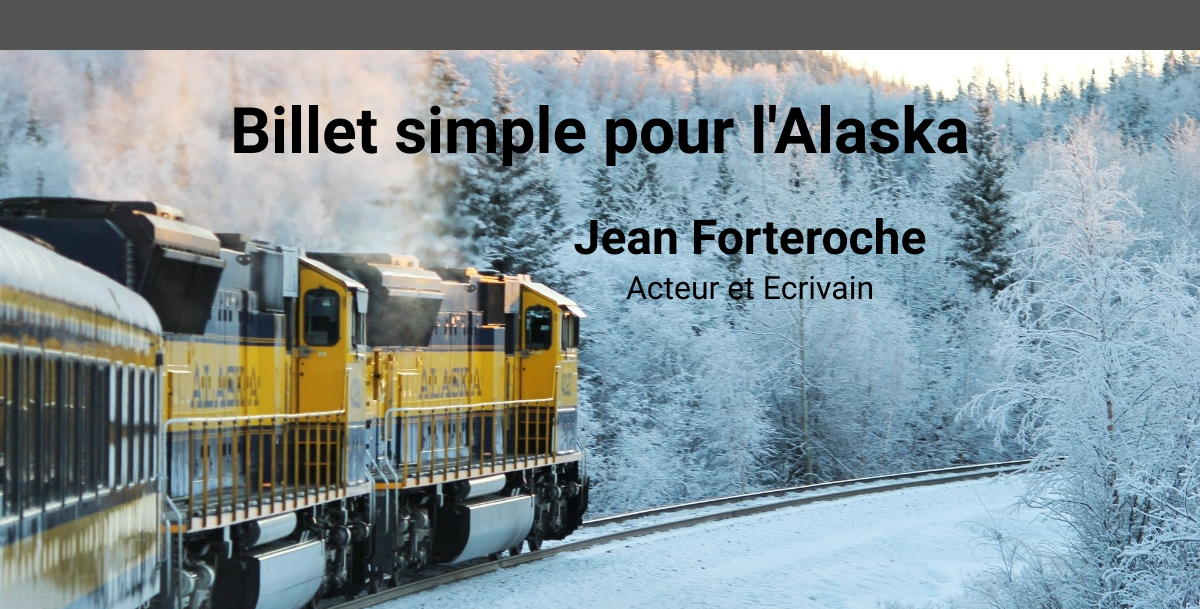
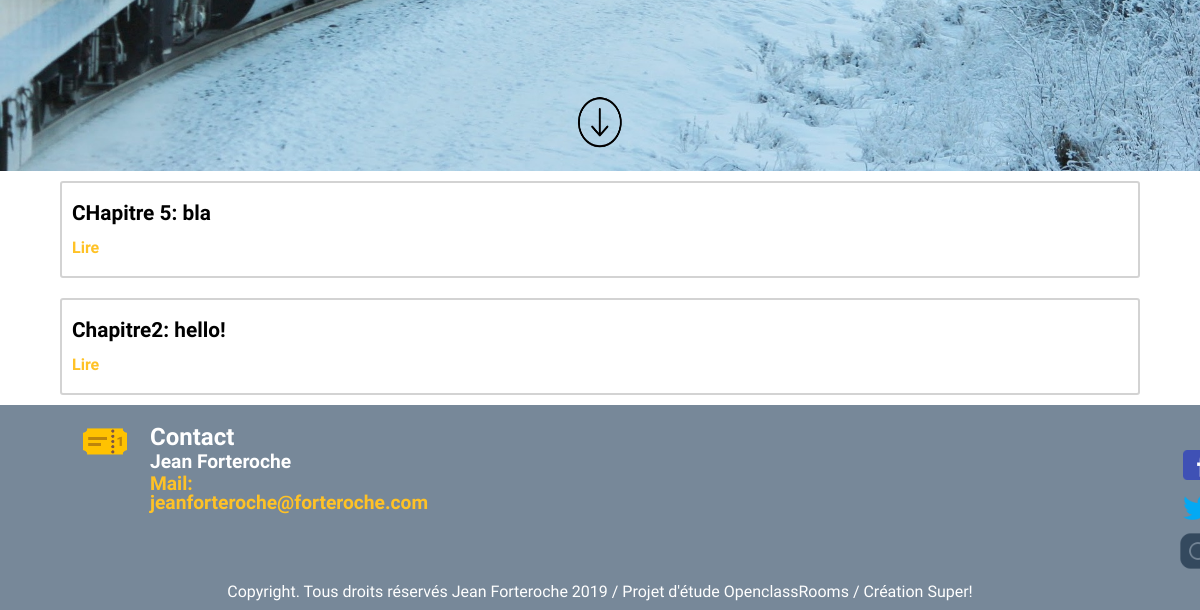
Before: / with the older database file (2 pictures, top to bottom).
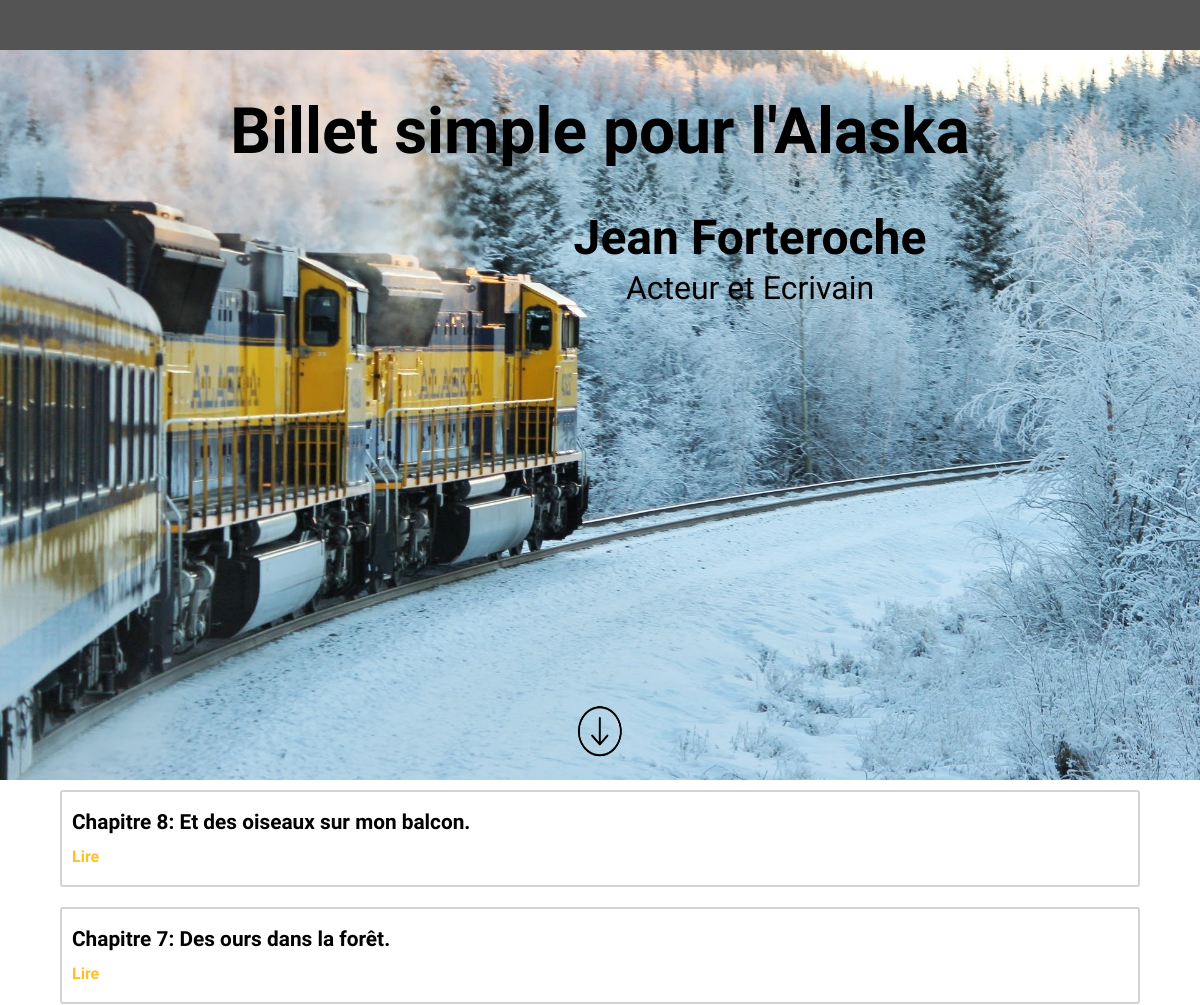
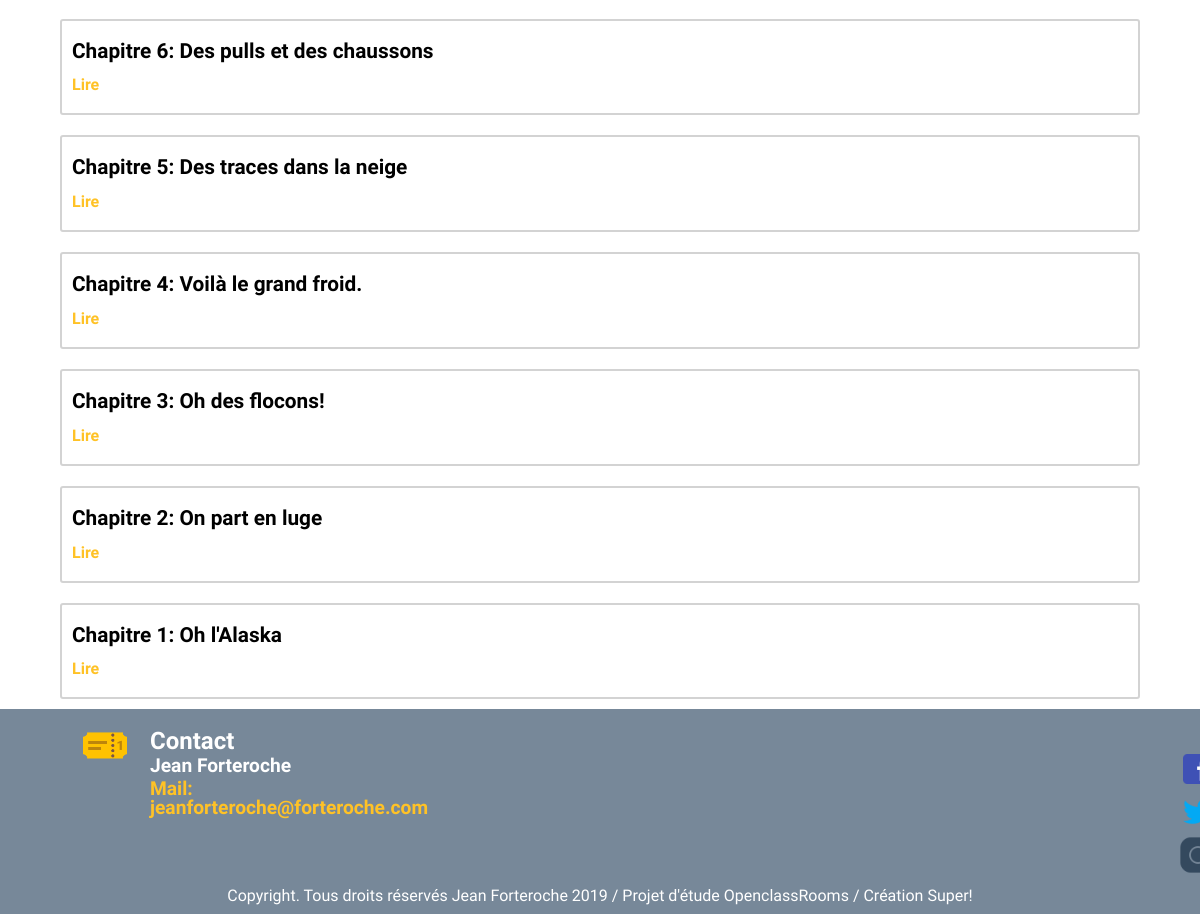
After: the same page with the newer database file (2 pictures, top to bottom).
### tables this page shows
CREATE TABLE `chapters` (
  `id` int(11) NOT NULL,
  `title` varchar(300) NOT NULL,
  `content` text NOT NULL
);

### index.php (the view, shortened to what this page needs)
<?php
try
{
    $db = new PDO('mysql:host=localhost;dbname=projet_4;charset=utf8', 'root', 'root',
    array(PDO::ATTR_ERRMODE => PDO::ERRMODE_EXCEPTION));
}
catch(Exception $e)
{
    die('erreur : '.$e->getMessage());
}
$req = $db->prepare('SELECT * FROM chapters ORDER BY id DESC');
$req->execute();
?>
<!DOCTYPE html>
<html lang="fr">
	<head>
		<?php include("head.php"); ?>
	</head>
	<body>
		<header class="index_header">
		</header>
		<section class="index_title">
			<h1>Billet simple pour l'Alaska</h1>
			<h2>Jean Forteroche</h2>
			<h3>Acteur et Ecrivain</h3>
			<img class="scroll_black" src="images/icons8-scroll-down-blk.png" alt="icone_scroll" />
		</section>
		<section class="index_chapters">
			<?php while ($chapters = $req->fetch()){ ?>
                <div class="chapters_published">
					<h3><?= htmlspecialchars($chapters['title']) ?></h3><br/>
					<a href="chapters.php?id=<?= $chapters['id'] ?>">Lire</a>
                </div>
            <?php } ?>
		</section>
	</body>
	<footer class="footer">
		<?php include("footer.php"); ?>
	</footer>
</html>

### head.php (shortened to what this page needs)
<link rel="stylesheet" href="stylesheet.css" />
<link href="" rel="stylesheet" />

### footer.php
<div class="footer_infos">
    <div class="footer_icone">
        <img src="images/icons8-train-ticket-96.png" alt="icone_train" />
    </div>
    <div class="contact">
        <h1>Contact</h1>
        <p>Jean Forteroche</p>
        <a href="mailto:jeanforteroche@forteroche.com">Mail: jeanforteroche@forteroche.com</a>
    </div>
    <div class="social_media">
        <img class="icone_f" src="images/icons8-facebook-96.png" alt="icone_facebook" />
        <img class="icone_t" src="images/icons8-black-twitter-logo-96.png" alt="icone_twitter" />
        <img class="icone_i" src="images/icons8-instagram-filled-100.png" alt="icone_instagram" />
    </div>
</div>
<div class="copyright">
    <p>Copyright. Tous droits réservés Jean Forteroche 2019 / Projet d'étude OpenclassRooms / Création Super!</p>
</div>

### stylesheet.css (style rules this page uses)
html, body, div, span, applet, object, iframe, h1, h2, h3, h4, h5, h6, p, blockquote, pre, a, abbr, acronym, address, big, cite, code, del, dfn, em, img, ins, kbd, q, s, samp, small, strike, strong, sub, sup, tt, var, b, u, i, center, dl, dt, dd, ol, ul, li, fieldset, form, label, legend, table, caption, tbody, tfoot, thead, tr, th, td, article, aside, canvas, details, embed, figure, figcaption, footer, header, hgroup, menu, nav, output, ruby, section, summary, time, mark, audio, video { margin: 0; padding: 0; border: 0; font-size: 100%; font: inherit; vertical-align: baseline; box-sizing: border-box; }
article, aside, details, figcaption, figure, footer, header, hgroup, menu, nav, section { display: block; }
body { line-height: 1; }
html, body { margin: 0; padding: 0; }
.index_header { position: fixed; z-index: 90; display: flex; background-color: #545454; width: 100%; height: 50px; padding-left: 1200px; padding-top: 17px; color: white; }
.footer { display: flex; flex-direction: column; background-color: lightslategrey; font-family: 'poiret one', cursive; color: white; }
.footer_infos { display: flex; flex-direction: row; }
.contact { display: flex; flex-direction: column; font-weight: bold; padding-top: 20px; padding-left: 20px; padding-bottom: 5px; }
.footer_icone { padding-top: 12px; }
.footer_icone img { padding-left: 80px; height: 50px; width: 130px; }
.contact h1 { font-size: 1.5em; }
.contact p, .contact a { font-size: 1.2em; padding-top: 3px; }
.social_media { padding-top: 40px; padding-left: 750px; }
.icone_f, .icone_t, .icone_i { height: 40px; width: 40px; }
.copyright { padding: 10px 40px; text-align: center; }
.index_title { display: flex; flex-direction: column; background-image: url("images/train-668964_1920.jpg"); background-size: cover; text-align: center; height: 780px; }
.index_title h1 { font-family: 'poiret one', cursive; font-weight: bold; font-size: 4em; padding-top: 100px; }
.index_title h2 { font-family: 'poiret one', cursive; font-size: 3em; font-weight: bold; padding-top: 50px; padding-left: 300px; }
.index_title h3 { font-family: 'poiret one', cursive; font-size: 2em; padding-top: 10px; padding-left: 300px; }
.index_chapters { display: flex; flex-direction: column; font-family: 'poiret one', cursive; font-weight: bold; }
.scroll_black { margin: 0 auto; height: 7%; width: 4%; margin-top: 400px; }
.chapters_published { padding: 20px 10px; margin: 10px auto; border: 2px solid lightgrey; border-radius: 3px 3px 3px 3px; width: 90%; }
.chapters_published h3 { font-weight: bold; font-size: 1.3em; color: black; }

### head.php (style rules this page uses)
a { text-decoration: none; color: #ffc226; }

Changed rows visible on the page:
removed chapters: title "CHapitre 5: bla"
removed chapters: title "Chapitre2: hello!"
added chapters: title "Chapitre 8: Et des oiseaux sur mon balcon."
added chapters: title "Chapitre 7: Des ours dans la forêt."
added chapters: title "Chapitre 6: Des pulls et des chaussons"
added chapters: title "Chapitre 5: Des traces dans la neige"
added chapters: title "Chapitre 4: Voilà le grand froid."
added chapters: title "Chapitre 3: Oh des flocons!"
added chapters: title "Chapitre 2: On part en luge"
added chapters: title "Chapitre 1: Oh l'Alaska"
